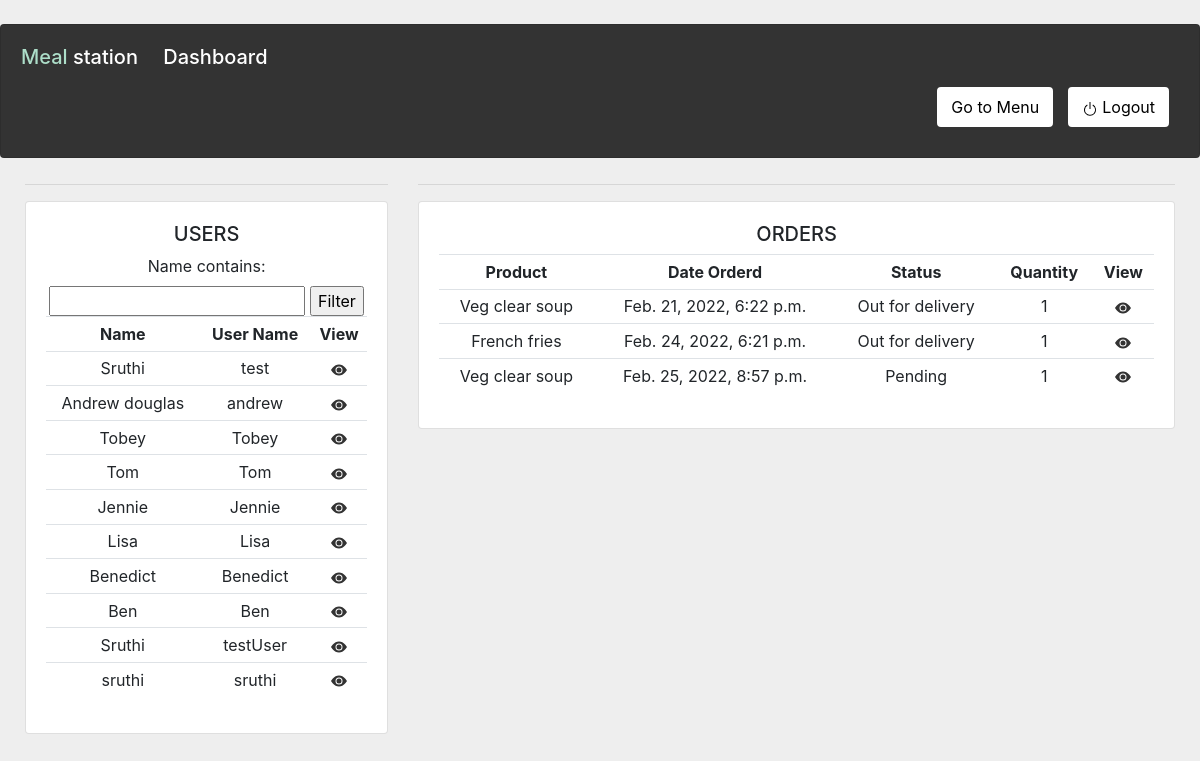
Screenshot of /admin_panel/ (signed in) with the database file from the repository.
### home/models.py (models this page shows, shortened)
class Customer(models.Model):
    user=models.OneToOneField(User, null=True, on_delete=models.CASCADE)
    profile_pic=models.ImageField(default='user.png',null=True,blank=False)
    name=models.CharField(max_length=100,null=True)
    phone=models.CharField(max_length=100,null=True,blank=True)
    email=models.CharField(max_length=100,null=True,unique=True)
    date_created=models.DateTimeField(auto_now_add=True,null=True)

class Order(models.Model):
    STATUS=(
        ('Pending','Pending'),
        ('Out for delivery','Out for delivery'),
        ('Delivered','Delivered'),
    )
    product=models.ForeignKey(Product, null=True,on_delete=models.SET_NULL)
    customer=models.ForeignKey(Customer, null=True,on_delete=models.SET_NULL)
    price=models.FloatField(null=True)
    quantity=models.IntegerField(default=1,null=True,blank=True)
    date_created=models.DateTimeField(auto_now_add=True,null=True)
    status=models.CharField(max_length=100,null=True,choices=STATUS)

class Product(models.Model):
    CATEGORY=(
        ('Starter','Starter'),
        ('Meal','Meal'),
        ('Dessert','Dessert'),
        ('Snack','Snack'),
    )
    name=models.CharField(max_length=100,null=True)
    image=models.ImageField(null=True,blank=True)
    price=models.FloatField(null=True)
    category=models.CharField(max_length=100,null=True,choices=CATEGORY)
    description=models.CharField(max_length=100,null=True)
    date_created=models.DateTimeField(auto_now_add=True,null=True)
    def __str__(self):
        return self.name

### home/decorators.py (the view)
        def wrapper_func(request, *args, **kargs):
            group=None
            if request.user.groups.exists():
                group=request.user.groups.all()[0].name
            if group in allowed_roles:
                return view_func(request, *args, **kargs)
            else:
                return render('home/error.html')

### home/views.py (called while the page is built)
@allowedUsers(allowed_roles=['admin'])
def admin_panel(request):
    customers=Customer.objects.all()
    orders=Order.objects.all().order_by('date_created')
    filteruser=UserFilter(request.GET, queryset=customers)
    customers=filteruser.qs
    context={'customers':customers,'orders':orders,'form':filteruser,}
    return render(request,'home/admin_panel.html',context)

### home/templates/home/admin_panel.html (shortened to what this page needs)
<!DOCTYPE html>
<html lang="en">
<head>
    <link rel="stylesheet" href="https://stackpath.bootstrapcdn.com/bootstrap/4.3.1/css/bootstrap.min.css">
</head>
<body style="background-color: #eee;">
    <br><div class="card card-body" style="background-color: #333;">
        <h5 style="color: #fff;"><span style="margin-right: 20px;"><span style="color: #addec9;">Meal</span> station</span>
           Dashboard
        </h5>
	<div style="text-align: right;">
		<a class="btn btn-primary" style="background-color: #fff; border: 2px solid #fff; color: #000;" href="{%url 'products' %}">Go to Menu</a>
		<a class="btn btn-primary" href="{% url 'logout' %}" style="background-color: #fff; border: 2px solid #fff; margin:10px; color: #000;"><svg xmlns="http://www.w3.org/2000/svg" width="16" height="16" fill="currentColor" class="bi bi-power" viewBox="0 0 16 16">
			<path d="M7.5 1v7h1V1h-1z"/>
			<path d="M3 8.812a4.999 4.999 0 0 1 2.578-4.375l-.485-.874A6 6 0 1 0 11 3.616l-.501.865A5 5 0 1 1 3 8.812z"/>
		  </svg> Logout</a>
	</div>
</div>
<div class="row" style="margin: 10px; ">
	<div class="col-md-4">
		<hr>
		<div class="card card-body" style="text-align: center;">
			<h5>USERS</h5>
			<form method="GET">
				{{form.form}}
				<input type="submit" value="Filter">
			</form>
			<table class="table table-sm">
				<tr>
					<th>Name</th>
					<th>User Name</th>
					<th>View</th>
				</tr>
				{% for customer in customers %}
					<tr>
						<td>{{customer.name}}</td>
						<td>{{customer.user.username}}</td>
						  <td style="text-align: center;"><a  style="color: #333;" href="{% url 'customer' customer.id %}"><svg xmlns="http://www.w3.org/2000/svg" width="16" height="16" fill="currentColor" class="bi bi-eye-fill" viewBox="0 0 16 16">
							<path d="M10.5 8a2.5 2.5 0 1 1-5 0 2.5 2.5 0 0 1 5 0z"/>
							<path d="M0 8s3-5.5 8-5.5S16 8 16 8s-3 5.5-8 5.5S0 8 0 8zm8 3.5a3.5 3.5 0 1 0 0-7 3.5 3.5 0 0 0 0 7z"/>
						  </svg>
					</tr>
				{% endfor %}
			</table>
		</div>
	</div>
	<div class="col-md-8" style="text-align: center;">
		<hr>
		<div class="card card-body">
			<h5>ORDERS</h5>
			<table class="table table-sm">
				<tr>
					<th>Product</th>
					<th>Date Orderd</th>
					<th>Status</th>
					<th>Quantity</th>
					<th style="text-align: center;">View</th>
				</tr>
				{% for order in orders %}
					<tr>
						<td>{{order.product}}</td>
						<td>{{order.date_created}}</td>
						<td>{{order.status}}</td>
						<td>{{order.quantity}}</td>
						<td style="text-align: center;"><a  style="color: #333;" href="{% url 'updateOrder' order.id %}"><svg xmlns="http://www.w3.org/2000/svg" width="16" height="16" fill="currentColor" class="bi bi-eye-fill" viewBox="0 0 16 16">
							<path d="M10.5 8a2.5 2.5 0 1 1-5 0 2.5 2.5 0 0 1 5 0z"/>
							<path d="M0 8s3-5.5 8-5.5S16 8 16 8s-3 5.5-8 5.5S0 8 0 8zm8 3.5a3.5 3.5 0 1 0 0-7 3.5 3.5 0 0 0 0 7z"/>
						  </svg>
					</tr>
				{% endfor %}
			</table>
		</div>
	</div>
</div>
</body>
</html>

### rows the page displays
Customer: name "Sruthi", user.username "test"
Customer: name "Andrew douglas", user.username "andrew"
Customer: name "Tobey", user.username "Tobey"
Customer: name "Tom", user.username "Tom"
Customer: name "Jennie", user.username "Jennie"
Customer: name "Lisa", user.username "Lisa"
Customer: name "Benedict", user.username "Benedict"
Customer: name "Ben", user.username "Ben"
Customer: name "Sruthi", user.username "testUser"
Customer: name "sruthi", user.username "sruthi"
Order: product "Veg clear soup", date_created "Feb. 21, 2022, 6:22 p.m.", status "Out for delivery", quantity "1"
Order: product "French fries", date_created "Feb. 24, 2022, 6:21 p.m.", status "Out for delivery", quantity "1"
Order: product "Veg clear soup", date_created "Feb. 25, 2022, 8:57 p.m.", status "Pending", quantity "1"
